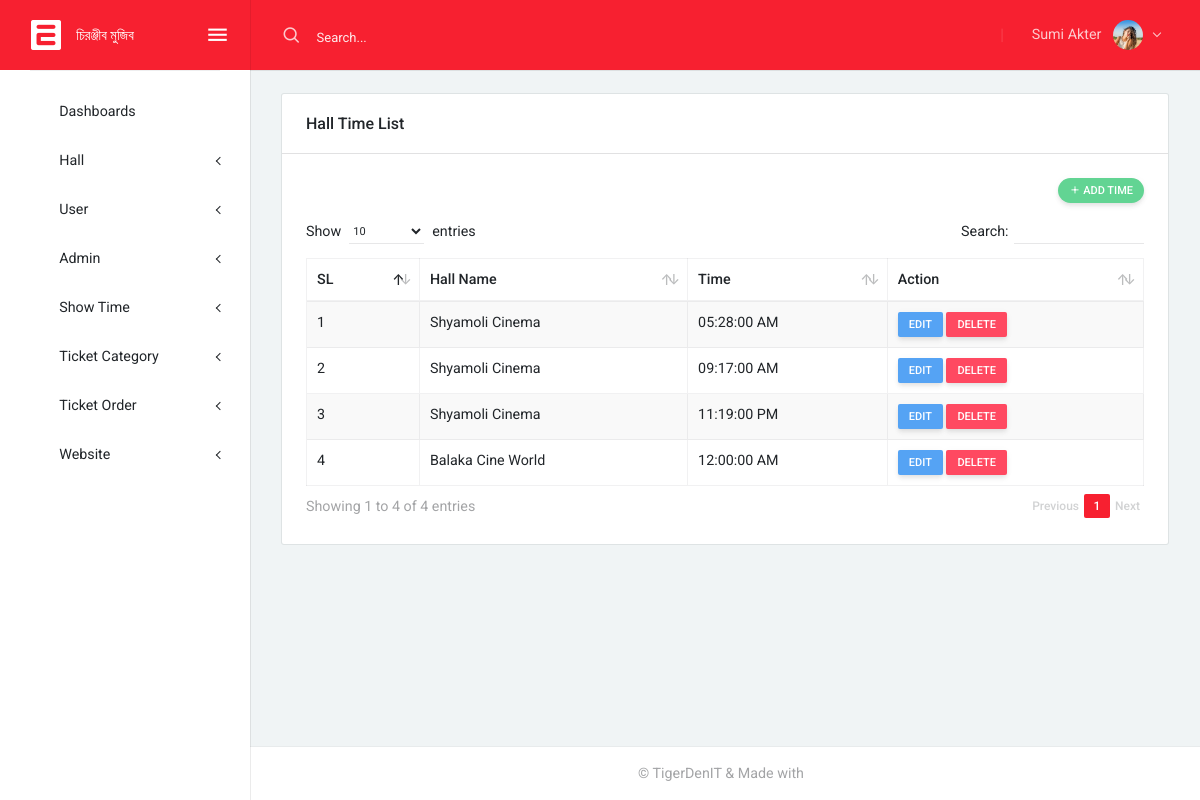
Screenshot of /admin/showtime.php with the database file from the repository.
### tables this page shows
CREATE TABLE `admin_show_time` (
  `Time_ID` int(10) NOT NULL,
  `Hall_ID` varchar(255) NOT NULL,
  `Show_Time` time(6) NOT NULL
);

CREATE TABLE `admin_cinema_hall` (
  `id` int(10) NOT NULL,
  `Hall_ID` varchar(255) NOT NULL,
  `Hall_Name` varchar(255) NOT NULL,
  `Hall_Country` varchar(255) NOT NULL,
  `Hall_state` varchar(255) NOT NULL,
  `Hall_City` varchar(255) NOT NULL,
  `Hall_Address` varchar(300) NOT NULL
);

### admin/inc/function.php (called while the page is built, shortened)
<?php
function SelectData($TableName, $moresql){
    global $conn;
    $sql = "SELECT * FROM $TableName $moresql";
    $select = mysqli_query($conn, $sql);
    return $select;
}
?>

### admin/showtime.php (the view, shortened to what this page needs)
    <?php include 'inc/header.php';?>
   <div class="layout-content">
        <div class="container-fluid flex-grow-1 container-p-y">
         <div class="row">
             <div class="col-md-12">
                <div class="card">
                    <div class="card-header">
                        <h5>  Hall Time List </h5>
                    </div>
                    <div class="card-body">
                        <div class="row align-items-center m-l-0">
                            <div class="col-sm-6 text-right">
                                <button class="btn btn-success btn-sm mb-3 btn-round" data-toggle="modal" data-target="#modal-report"><i class="feather icon-plus"></i> Add Time</button>
                            </div>
                        </div>
                        <div class="table-responsive">
                            <table id="report-table" class="table table-bordered table-striped mb-0">
                                <thead>
                                    <tr>
                                        <th>SL</th>
                                        <th>Hall Name</th>
                                        <th>Time</th>
                                        <th>Action</th>
                                    </tr>
                                </thead>
                                <tbody>
                                    <?php
                                            $i=1;
                                        $data = SelectData('admin_show_time','INNER JOIN admin_cinema_hall ON admin_show_time.Hall_ID=admin_cinema_hall.Hall_ID ');
                                        while ($row = $data->fetch_assoc()) {?>
                                            <tr>
                                                <td><?= $i++ ;?></td>
                                                <td><?= $row['Hall_Name']; ?></td>
                                                <td><?php
                                                $d=strtotime($row['Show_Time']); echo date("h:i:s A", $d);
                                            ?>
                                            </td>
                                                <td>
                                                    <a href="#!" class="btn btn-info btn-sm">Edit</a>
                                                    <a href="#!" class="btn btn-danger btn-sm">Delete</a>
                                                </td>
                                            </tr>
                                        <?php } ?>
                                </tbody>
                            </table>
                        </div>
                    </div>
                </div>
             </div>
        </div>
     </div>
</div>
<?php include 'inc/footer.php';?>

### admin/assets/libs/datatables/datatables.css (style rules this page uses)
table.dataTable { clear:both;margin-top:6px !important;margin-bottom:6px !important;max-width:none !important;border-collapse:separate !important }
table.dataTable td,table.dataTable th { -webkit-box-sizing:content-box;box-sizing:content-box }
table.dataTable thead>tr>th.sorting_asc,table.dataTable thead>tr>th.sorting_desc,table.dataTable thead>tr>th.sorting,table.dataTable thead>tr>td.sorting_asc,table.dataTable thead>tr>td.sorting_desc,table.dataTable thead>tr>td.sorting { padding-right:30px }
table.dataTable thead .sorting,table.dataTable thead .sorting_asc,table.dataTable thead .sorting_desc,table.dataTable thead .sorting_asc_disabled,table.dataTable thead .sorting_desc_disabled { cursor:pointer;position:relative }
table.dataTable thead .sorting:before,table.dataTable thead .sorting:after,table.dataTable thead .sorting_asc:before,table.dataTable thead .sorting_asc:after,table.dataTable thead .sorting_desc:before,table.dataTable thead .sorting_desc:after,table.dataTable thead .sorting_asc_disabled:before,table.dataTable thead .sorting_asc_disabled:after,table.dataTable thead .sorting_desc_disabled:before,table.dataTable thead .sorting_desc_disabled:after { position:absolute;bottom:0.9em;display:block;opacity:0.3 }
table.dataTable thead .sorting:before,table.dataTable thead .sorting_asc:before,table.dataTable thead .sorting_desc:before,table.dataTable thead .sorting_asc_disabled:before,table.dataTable thead .sorting_desc_disabled:before { right:1em;content:"\2191" }
table.dataTable thead .sorting:after,table.dataTable thead .sorting_asc:after,table.dataTable thead .sorting_desc:after,table.dataTable thead .sorting_asc_disabled:after,table.dataTable thead .sorting_desc_disabled:after { right:0.5em;content:"\2193" }
table.dataTable thead .sorting_asc:before,table.dataTable thead .sorting_desc:after { opacity:1 }
table.table-bordered.dataTable th,table.table-bordered.dataTable td { border-left-width:0 }
table.table-bordered.dataTable th:last-child,table.table-bordered.dataTable th:last-child,table.table-bordered.dataTable td:last-child,table.table-bordered.dataTable td:last-child { border-right-width:0 }
table.table-bordered.dataTable tbody th,table.table-bordered.dataTable tbody td { border-bottom-width:0 }
table.dataTable { width:100% !important;border-collapse:collapse !important }
table.dataTable thead th { vertical-align:middle }
table.dataTable thead .sorting::before,table.dataTable thead .sorting::after,table.dataTable thead .sorting_asc::before,table.dataTable thead .sorting_asc::after,table.dataTable thead .sorting_desc::before,table.dataTable thead .sorting_desc::after,table.dataTable thead .sorting_asc_disabled::before,table.dataTable thead .sorting_asc_disabled::after,table.dataTable thead .sorting_desc_disabled::before,table.dataTable thead .sorting_desc_disabled::after { top:50%;margin-top:-.625rem;height:1.25rem;line-height:1.25rem }

### admin/assets/css/uikit.css (style rules this page uses)
.card { margin-bottom: 1.5rem; }
.card .card-header h5 { margin-bottom: 0; }
.m-l-0 { margin-left: 0px; }

### rows the page displays
admin_show_time: admin_cinema_hall.Hall_Name "Shyamoli Cinema", Show_Time "05:28:00 AM"
admin_show_time: admin_cinema_hall.Hall_Name "Shyamoli Cinema", Show_Time "09:17:00 AM"
admin_show_time: admin_cinema_hall.Hall_Name "Shyamoli Cinema", Show_Time "11:19:00 PM"
admin_show_time: admin_cinema_hall.Hall_Name "Balaka Cine World", Show_Time "12:00:00 AM"
